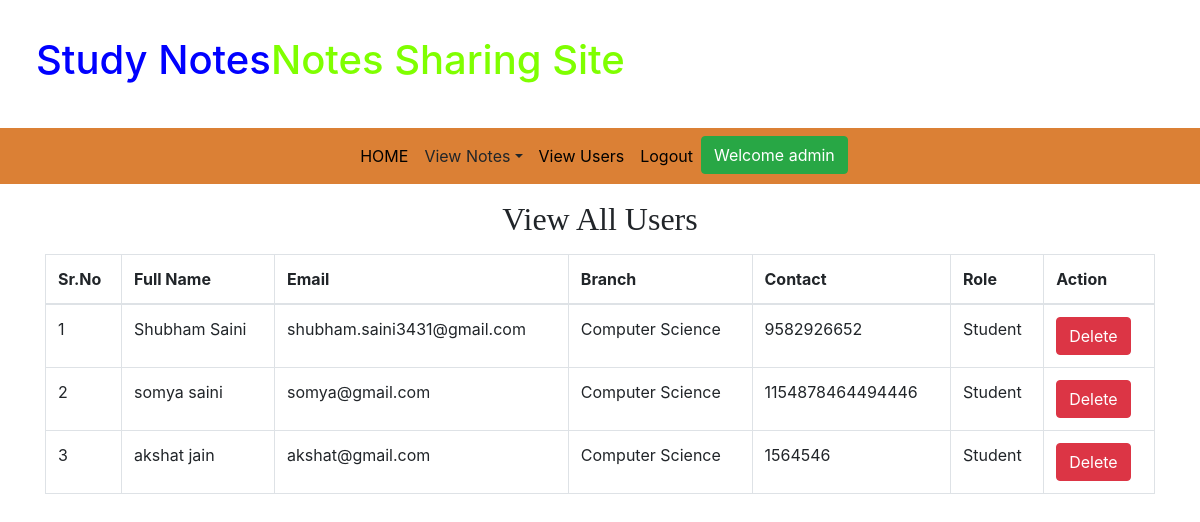
The app's page /view_users/ (signed in) with its own data.
### app/models.py (models this page shows, shortened)
class Signup(models.Model):
    user = models.ForeignKey(User,on_delete= models.CASCADE)
    contact = models.CharField(max_length=10)
    branch = models.CharField(max_length=30)
    role = models.CharField(max_length=20)

### app/views.py (the view)
# urls.py: path('view_users/', view_users , name = 'view_users'),
def view_users(request):
    if not request.user.is_staff:
        return redirect('login_admin')
    users = Signup.objects.all()
    d = {'users': users}
    return render(request, 'view_users.html',d)

### app/templates/view_users.html
{% extends 'admin_navigation.html' %}
{% block body %}
<div class="container text-center mt-3" style="font-family: cursive">
    <h2>View All Users</h2>
</div>
<div class="container mt-3">
    <table class="table table-bordered">
        <thead>
            <tr>
                <th>Sr.No</th>
                <th>Full Name</th>
                <th>Email</th>
                <th>Branch</th>
                <th>Contact</th>
                <th>Role</th>
                <th>Action</th>
            </tr>
        </thead>
        <tbody>
            {% for i in users %}
            <tr>
                <td>{{forloop.counter}}</td>
                <td>{{i.user.first_name}} {{i.user.last_name}}</td>
                <td>{{i.user.username}}</td>
                <td>{{i.branch}}</td>
                <td>{{i.contact}}</td>
                <td>{{i.role}}</td>
                <td><a class="btn btn-danger" href="{% url 'delete_users' i.id %}">Delete</a>
                </td>
            </tr>
            {% endfor %}
        </tbody>
    </table>
</div>
{% endblock %}

### app/templates/admin_navigation.html (shortened to what this page needs)
{% load static %}
<!DOCTYPE html>
<html lang="en">
<head>
    <link rel="stylesheet" href="https://maxcdn.bootstrapcdn.com/bootstrap/4.3.1/css/bootstrap.min.css">
    <link rel="stylesheet" href="https://use.fontawesome.com/releases/v5.6.3/css/all.css"
>
    <link rel="stylesheet" href="{% static 'css/style.css' %}">
</head>
<body>
    <h1 style="padding: 3%;"><span style="color: blue;">Study Notes</span><span style="color: chartreuse;">Notes Sharing
            Site</span></h1>
    <nav class="navbar navbar-expand-sm justify-content-center" style="background-color: rgb(219, 128, 53);">
        <ul class="navbar-nav">
            <li class="navbar-item">
                <a class="nav-link" href="{% url 'admin_home' %}">HOME</a>
            </li>
            <li class="navbar-item dropdown">
               <a class="nav-link dropdown-toggle" data-toggle="dropdown">View Notes</a>
           </li>
            <li class="navbar-item">
                <a class="nav-link" href="{% url 'view_users' %}">View Users</a>
            </li>
            <li class="navbar-item">
                <a class="nav-link" href="{% url 'admin_logout' %}">Logout</a>
            </li>
            <li>
                <button class="btn btn-success">Welcome {{request.user.username}}</button>
            </li>
        </ul>
    </nav>
</body>
</html>
{% block body %}
{% endblock %}

### app/static/css/style.css (style rules this page uses)
.nav-link { color: black; }

### records on screen
Signup: user.first_name "Shubham", user.last_name "Saini", user.username "shubham.saini3431@gmail.com", branch "Computer Science", contact "9582926652", role "Student"
Signup: user.first_name "somya", user.last_name "saini", user.username "somya@gmail.com", branch "Computer Science", contact "1154878464494446", role "Student"
Signup: user.first_name "akshat", user.last_name "jain", user.username "akshat@gmail.com", branch "Computer Science", contact "1564546", role "Student"

### other values on screen
{{ request.user.username }} "admin"
